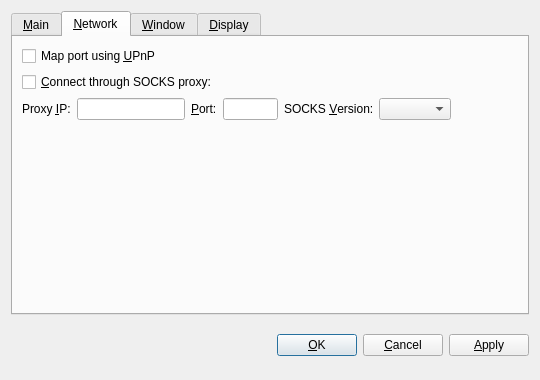
<?xml version="1.0" encoding="UTF-8"?>
<ui version="4.0">
 <class>OptionsDialog</class>
 <widget class="QDialog" name="OptionsDialog">
  <property name="geometry">
   <rect>
    <x>0</x>
    <y>0</y>
    <width>540</width>
    <height>380</height>
   </rect>
  </property>
  <property name="windowTitle">
   <string>Options</string>
  </property>
  <property name="modal">
   <bool>true</bool>
  </property>
  <layout class="QVBoxLayout" name="verticalLayout">
   <item>
    <widget class="QTabWidget" name="tabWidget">
     <property name="tabPosition">
      <enum>QTabWidget::North</enum>
     </property>
     <property name="currentIndex">
      <number>1</number>
     </property>
     <widget class="QWidget" name="tabMain">
      <attribute name="title">
       <string>&amp;Main</string>
      </attribute>
      <layout class="QVBoxLayout" name="verticalLayout_Main">
       <item>
        <widget class="QLabel" name="transactionFeeInfoLabel">
         <property name="text">
          <string>Optional transaction fee per kB that helps make sure your transactions are processed quickly. Most transactions are 1 kB. Fee 0.01 recommended.</string>
         </property>
         <property name="textFormat">
          <enum>Qt::PlainText</enum>
         </property>
         <property name="wordWrap">
          <bool>true</bool>
         </property>
        </widget>
       </item>
       <item>
        <layout class="QHBoxLayout" name="horizontalLayout_Main">
         <item>
          <widget class="QLabel" name="transactionFeeLabel">
           <property name="text">
            <string>Pay transaction &amp;fee</string>
           </property>
           <property name="textFormat">
            <enum>Qt::PlainText</enum>
           </property>
           <property name="buddy">
            <cstring>transactionFee</cstring>
           </property>
          </widget>
         </item>
         <item>
          <widget class="BitcoinAmountField" name="transactionFee"/>
         </item>
         <item>
          <spacer name="horizontalSpacer_Main">
           <property name="orientation">
            <enum>Qt::Horizontal</enum>
           </property>
           <property name="sizeHint" stdset="0">
            <size>
             <width>40</width>
             <height>20</height>
            </size>
           </property>
          </spacer>
         </item>
        </layout>
       </item>
       <item>
        <widget class="QCheckBox" name="bitcoinAtStartup">
         <property name="toolTip">
          <string>Automatically start Spots after logging in to the system.</string>
         </property>
         <property name="text">
          <string>&amp;Start Spots on system login</string>
         </property>
        </widget>
       </item>
       <item>
        <widget class="QCheckBox" name="detachDatabases">
         <property name="toolTip">
          <string>Detach block and address databases at shutdown. This means they can be moved to another data directory, but it slows down shutdown. The wallet is always detached.</string>
         </property>
         <property name="text">
          <string>&amp;Detach databases at shutdown</string>
         </property>
        </widget>
       </item>
       <item>
        <spacer name="verticalSpacer_Main">
         <property name="orientation">
          <enum>Qt::Vertical</enum>
         </property>
         <property name="sizeHint" stdset="0">
          <size>
           <width>20</width>
           <height>40</height>
          </size>
         </property>
        </spacer>
       </item>
      </layout>
     </widget>
     <widget class="QWidget" name="tabNetwork">
      <attribute name="title">
       <string>&amp;Network</string>
      </attribute>
      <layout class="QVBoxLayout" name="verticalLayout_Network">
       <item>
        <widget class="QCheckBox" name="mapPortUpnp">
         <property name="toolTip">
          <string>Automatically open the Spots client port on the router. This only works when your router supports UPnP and it is enabled.</string>
         </property>
         <property name="text">
          <string>Map port using &amp;UPnP</string>
         </property>
        </widget>
       </item>
       <item>
        <widget class="QCheckBox" name="connectSocks">
         <property name="toolTip">
          <string>Connect to the Spots network through a SOCKS proxy (e.g. when connecting through Tor).</string>
         </property>
         <property name="text">
          <string>&amp;Connect through SOCKS proxy:</string>
         </property>
        </widget>
       </item>
       <item>
        <layout class="QHBoxLayout" name="horizontalLayout_Network">
         <item>
          <widget class="QLabel" name="proxyIpLabel">
           <property name="text">
            <string>Proxy &amp;IP:</string>
           </property>
           <property name="textFormat">
            <enum>Qt::PlainText</enum>
           </property>
           <property name="buddy">
            <cstring>proxyIp</cstring>
           </property>
          </widget>
         </item>
         <item>
          <widget class="QValidatedLineEdit" name="proxyIp">
           <property name="maximumSize">
            <size>
             <width>140</width>
             <height>16777215</height>
            </size>
           </property>
           <property name="toolTip">
            <string>IP address of the proxy (e.g. 127.0.0.1)</string>
           </property>
          </widget>
         </item>
         <item>
          <widget class="QLabel" name="proxyPortLabel">
           <property name="text">
            <string>&amp;Port:</string>
           </property>
           <property name="textFormat">
            <enum>Qt::PlainText</enum>
           </property>
           <property name="buddy">
            <cstring>proxyPort</cstring>
           </property>
          </widget>
         </item>
         <item>
          <widget class="QLineEdit" name="proxyPort">
           <property name="maximumSize">
            <size>
             <width>55</width>
             <height>16777215</height>
            </size>
           </property>
           <property name="toolTip">
            <string>Port of the proxy (e.g. 9050)</string>
           </property>
          </widget>
         </item>
         <item>
          <widget class="QLabel" name="socksVersionLabel">
           <property name="text">
            <string>SOCKS &amp;Version:</string>
           </property>
           <property name="textFormat">
            <enum>Qt::PlainText</enum>
           </property>
           <property name="buddy">
            <cstring>socksVersion</cstring>
           </property>
          </widget>
         </item>
         <item>
          <widget class="QValueComboBox" name="socksVersion">
           <property name="toolTip">
            <string>SOCKS version of the proxy (e.g. 5)</string>
           </property>
          </widget>
         </item>
         <item>
          <spacer name="horizontalSpacer_Network">
           <property name="orientation">
            <enum>Qt::Horizontal</enum>
           </property>
           <property name="sizeHint" stdset="0">
            <size>
             <width>40</width>
             <height>20</height>
            </size>
           </property>
          </spacer>
         </item>
        </layout>
       </item>
       <item>
        <spacer name="verticalSpacer_Network">
         <property name="orientation">
          <enum>Qt::Vertical</enum>
         </property>
         <property name="sizeHint" stdset="0">
          <size>
           <width>20</width>
           <height>40</height>
          </size>
         </property>
        </spacer>
       </item>
      </layout>
     </widget>
     <widget class="QWidget" name="tabWindow">
      <attribute name="title">
       <string>&amp;Window</string>
      </attribute>
      <layout class="QVBoxLayout" name="verticalLayout_Window">
       <item>
        <widget class="QCheckBox" name="minimizeToTray">
         <property name="toolTip">
          <string>Show only a tray icon after minimizing the window.</string>
         </property>
         <property name="text">
          <string>&amp;Minimize to the tray instead of the taskbar</string>
         </property>
        </widget>
       </item>
       <item>
        <widget class="QCheckBox" name="minimizeOnClose">
         <property name="toolTip">
          <string>Minimize instead of exit the application when the window is closed. When this option is enabled, the application will be closed only after selecting Quit in the menu.</string>
         </property>
         <property name="text">
          <string>M&amp;inimize on close</string>
         </property>
        </widget>
       </item>
       <item>
        <spacer name="verticalSpacer_Window">
         <property name="orientation">
          <enum>Qt::Vertical</enum>
         </property>
         <property name="sizeHint" stdset="0">
          <size>
           <width>20</width>
           <height>40</height>
          </size>
         </property>
        </spacer>
       </item>
      </layout>
     </widget>
     <widget class="QWidget" name="tabDisplay">
      <attribute name="title">
       <string>&amp;Display</string>
      </attribute>
      <layout class="QVBoxLayout" name="verticalLayout_Display">
       <item>
        <layout class="QHBoxLayout" name="horizontalLayout_1_Display">
         <item>
          <widget class="QLabel" name="langLabel">
           <property name="text">
            <string>User Interface &amp;language:</string>
           </property>
           <property name="textFormat">
            <enum>Qt::PlainText</enum>
           </property>
           <property name="buddy">
            <cstring>lang</cstring>
           </property>
          </widget>
         </item>
         <item>
          <widget class="QValueComboBox" name="lang">
           <property name="toolTip">
            <string>The user interface language can be set here. This setting will take effect after restarting Spots.</string>
           </property>
          </widget>
         </item>
        </layout>
       </item>
       <item>
        <layout class="QHBoxLayout" name="horizontalLayout_2_Display">
         <item>
          <widget class="QLabel" name="unitLabel">
           <property name="text">
            <string>&amp;Unit to show amounts in:</string>
           </property>
           <property name="textFormat">
            <enum>Qt::PlainText</enum>
           </property>
           <property name="buddy">
            <cstring>unit</cstring>
           </property>
          </widget>
         </item>
         <item>
          <widget class="QValueComboBox" name="unit">
           <property name="toolTip">
            <string>Choose the default subdivision unit to show in the interface and when sending coins.</string>
           </property>
          </widget>
         </item>
        </layout>
       </item>
       <item>
        <widget class="QCheckBox" name="displayAddresses">
         <property name="toolTip">
          <string>Whether to show Spots addresses in the transaction list or not.</string>
         </property>
         <property name="text">
          <string>&amp;Display addresses in transaction list</string>
         </property>
        </widget>
       </item>
       <item>
        <spacer name="verticalSpacer_Display">
         <property name="orientation">
          <enum>Qt::Vertical</enum>
         </property>
         <property name="sizeHint" stdset="0">
          <size>
           <width>20</width>
           <height>40</height>
          </size>
         </property>
        </spacer>
       </item>
      </layout>
     </widget>
    </widget>
   </item>
   <item>
    <layout class="QHBoxLayout" name="horizontalLayout_Buttons">
     <item>
      <spacer name="horizontalSpacer_1">
       <property name="orientation">
        <enum>Qt::Horizontal</enum>
       </property>
       <property name="sizeHint" stdset="0">
        <size>
         <width>40</width>
         <height>48</height>
        </size>
       </property>
      </spacer>
     </item>
     <item>
      <widget class="QLabel" name="statusLabel">
       <property name="font">
        <font>
         <weight>75</weight>
         <bold>true</bold>
        </font>
       </property>
       <property name="text">
        <string/>
       </property>
       <property name="textFormat">
        <enum>Qt::PlainText</enum>
       </property>
       <property name="wordWrap">
        <bool>true</bool>
       </property>
      </widget>
     </item>
     <item>
      <spacer name="horizontalSpacer_2">
       <property name="orientation">
        <enum>Qt::Horizontal</enum>
       </property>
       <property name="sizeHint" stdset="0">
        <size>
         <width>40</width>
         <height>48</height>
        </size>
       </property>
      </spacer>
     </item>
     <item>
      <widget class="QPushButton" name="okButton">
       <property name="text">
        <string>&amp;OK</string>
       </property>
      </widget>
     </item>
     <item>
      <widget class="QPushButton" name="cancelButton">
       <property name="text">
        <string>&amp;Cancel</string>
       </property>
       <property name="autoDefault">
        <bool>false</bool>
       </property>
      </widget>
     </item>
     <item>
      <widget class="QPushButton" name="applyButton">
       <property name="text">
        <string>&amp;Apply</string>
       </property>
       <property name="autoDefault">
        <bool>false</bool>
       </property>
       <property name="default">
        <bool>false</bool>
       </property>
       <property name="flat">
        <bool>false</bool>
       </property>
      </widget>
     </item>
    </layout>
   </item>
  </layout>
 </widget>
 <customwidgets>
  <customwidget>
   <class>BitcoinAmountField</class>
   <extends>QSpinBox</extends>
   <header>bitcoinamountfield.h</header>
  </customwidget>
  <customwidget>
   <class>QValueComboBox</class>
   <extends>QComboBox</extends>
   <header>qvaluecombobox.h</header>
  </customwidget>
  <customwidget>
   <class>QValidatedLineEdit</class>
   <extends>QLineEdit</extends>
   <header>qvalidatedlineedit.h</header>
  </customwidget>
 </customwidgets>
 <resources/>
 <connections/>
</ui>
